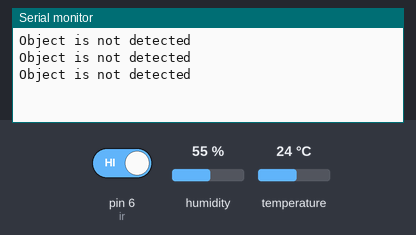
The sketch below on a simulated Arduino Uno, built with avr-gcc and run on an emulated ATmega328P. On the bench: the last lines printed to the serial monitor. The test bench sets the inputs (shaded band); at power-on: pin 6 (ir) HIGH, humidity 55 %, temperature 24 °C.

Above: at 2.8 s.
2.9 s: pin 6 (ir) driven LOW
At 3.5 s:
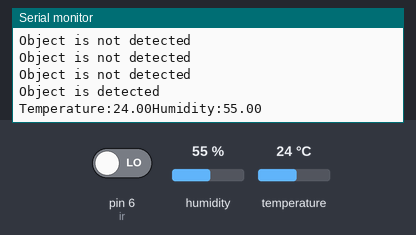
4.5 s: humidity set to 22 %
At 5.8 s:
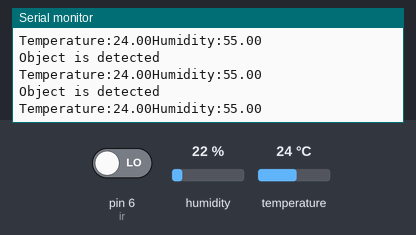
6.0 s: temperature set to 12 °C
At 7.4 s:
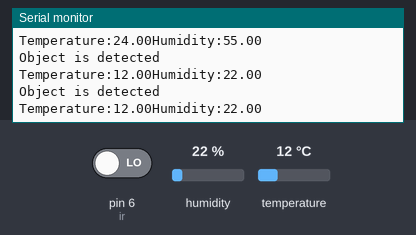
7.5 s: humidity set to 40 %
At 8.9 s:
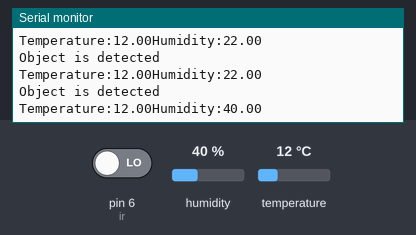
Timing chart, 0 to 10.0 s (numbered marks = the images above; inputs shaded):
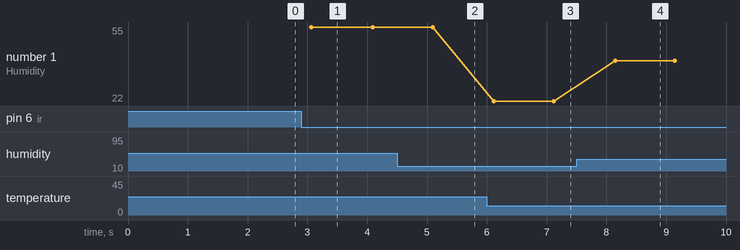

Measured:
- after the input at 2.9 s, the serial monitor: prints a new line after 0.15 s (image 1)
- after the input at 6.0 s, the serial monitor: prints a new line after 0.12 s (image 3)
- after the input at 7.5 s, the serial monitor: prints a new line after 0.64 s (image 4)
- plotted number 1: 22 → 40 after the input at 7.5 s

The sketch:

irplustemperature.ino
```cpp
#include<DHT.h>
#define DHTPIN 7
#define ir 6
#define DHTTYPE DHT11
DHT mytemp(DHTPIN,DHTTYPE);

void setup() {
  // put your setup code here, to run once:
  pinMode(ir,INPUT);
  mytemp.begin();
  Serial.begin(9600);

}

void loop() {
  // put your main code here, to run repeatedly:
  int irvalue=digitalRead(ir);
  float humidity=mytemp.readHumidity();
  float temperature=mytemp.readTemperature();
  if(irvalue==LOW)
  {
    Serial.println("Object is detected");
    Serial.print("Temperature:");
    Serial.print(temperature);
    Serial.print("Humidity:");
    Serial.println(humidity);
  }
  else
  {
    Serial.println("Object is not detected");
  }
  delay(1000);

}
//IR SENSOR+DHT11
```
